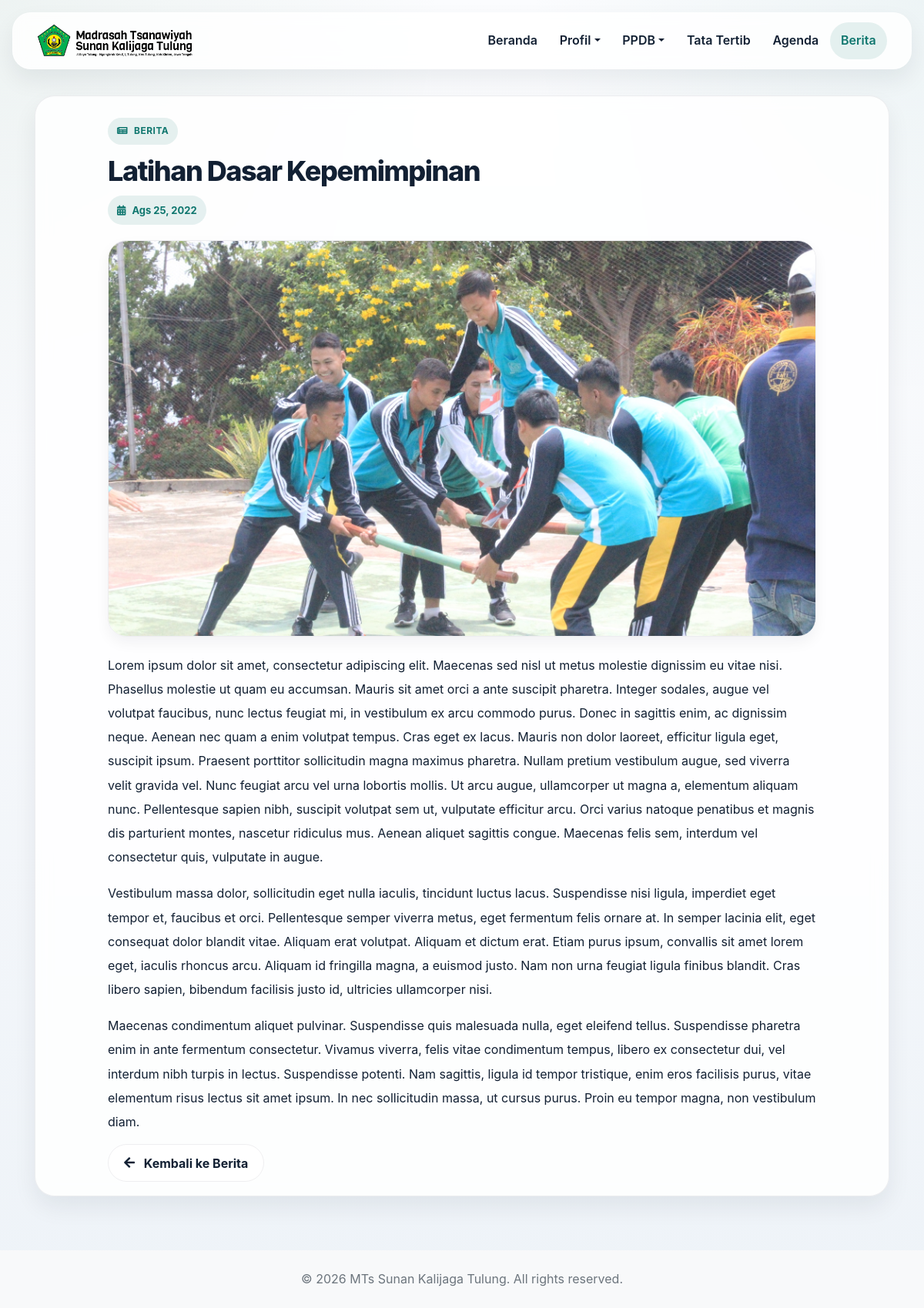
Screenshot of /blog/baca/latihan-dasar-kepemimpinan with the database file from the repository.
### tables this page shows
CREATE TABLE `posts` (
  `id` int(11) NOT NULL,
  `title` varchar(255) NOT NULL,
  `seo_title` varchar(255) NOT NULL,
  `content` text NOT NULL,
  `photo` varchar(100) NOT NULL,
  `is_active` char(1) NOT NULL,
  `date` date NOT NULL
);

### application/controllers/Blog.php (called while the page is built, shortened)
<?php
class Blog extends CI_Controller {
	public function __construct()
	{
		$this->load->model('berita_model', 'berita');
	}
	public function baca($seo_title)
	{
		$berita = $this->berita->getDataBySeo($seo_title);
		if($berita){
			$data['title']		= 'Berita';
			$data['page']		= 'berita/blog-detail';
			$data['berita']	= $berita;
			$this->load->view('front/layouts/main', $data);
		}else{
			redirect(base_url('home/index'));
		}
	}
}

### index.php (called while the page is built, shortened)
<?php
require_once BASEPATH.'core/CodeIgniter.php';

### application/models/Berita_model.php (called while the page is built, shortened)
<?php
class Berita_model extends CI_Model {
	public function getDataBySeo($seo_title)
	{
		return $this->db->get_where('posts', ['seo_title' => $seo_title])->row();
	}
}

### application/helpers/dateindo_helper.php (called while the page is built, shortened)
<?php
function mediumdate_indo($tgl){
   $ubah = gmdate($tgl, time()+60*60*8);
   $pecah = explode("-",$ubah);
   $tanggal = $pecah[2];
   $bulan = medium_bulan($pecah[1]);
   $tahun = $pecah[0];
   return $bulan . ' ' . $tanggal . ', ' . $tahun;
}
function medium_bulan($bln){
   switch ($bln)
   {
      case 8:
         return "Ags";
         break;
   }
}

### application/views/front/pages/berita/blog-detail.php (the view, shortened to what this page needs)
<section class="article-page">
  <div class="article-shell">
    <div class="article-head">
      <div class="section-eyebrow"><i class="fas fa-newspaper"></i> Berita</div>
      <h1 class="article-title"><?= $berita->title ?></h1>
      <div class="article-meta">
        <i class="fas fa-calendar-alt"></i>
        <span><?= mediumdate_indo($berita->date) ?></span>
      </div>
    </div>
    <div class="article-cover">
      <img src="<?= base_url('img/berita/' . $berita->photo) ?>" alt="<?= $berita->title ?>">
    </div>
    <div class="article-body">
      <?= $berita->content ?>
    </div>
    <div class="article-back">
      <a href="<?= base_url('blog') ?>" class="soft-btn soft-btn-outline">
        <i class="fas fa-arrow-left mr-2"></i> Kembali ke Berita
      </a>
    </div>
  </div>
</section>

### application/views/front/layouts/main.php (style rules this page uses)
:root { --bg: #f4f6fa; --surface: rgba(255,255,255,0.86); --surface-strong: #ffffff; --border: rgba(15, 23, 42, 0.07); --text: #122033; --muted: #667085; --accent: #0f766e; --accent-soft: rgba(15, 118, 110, 0.10); --success: #166534; --shadow: 0 14px 30px rgba(15, 23, 42, 0.07); --shadow-soft: 0 8px 18px rgba(15, 23, 42, 0.05); --radius-xl: 28px; --radius-lg: 22px; --radius-md: 18px; }
html { scroll-behavior: smooth; }
body { font-family: -apple-system, BlinkMacSystemFont, "Segoe UI", Roboto, "Helvetica Neue", Arial, sans-serif; background: radial-gradient(circle at top left, rgba(22, 101, 52, 0.06), transparent 28%), radial-gradient(circle at top right, rgba(15, 118, 110, 0.06), transparent 25%), linear-gradient(180deg, #fbfcfe 0%, #f6f8fb 42%, #eef3f8 100%); color: var(--text); line-height: 1.72; -webkit-font-smoothing: antialiased; text-rendering: optimizeLegibility; }
a { color: inherit; }
.section-eyebrow { display: inline-flex; align-items: center; gap: 8px; padding: 7px 12px; border-radius: 999px; background: var(--accent-soft); color: var(--accent); font-size: 12px; font-weight: 700; letter-spacing: 0.04em; text-transform: uppercase; }
.soft-btn { border: 0; border-radius: 999px; padding: 0.85rem 1.25rem; font-weight: 700; box-shadow: 0 8px 18px rgba(29, 78, 216, 0.14); transition: transform 0.2s ease, box-shadow 0.2s ease, background 0.2s ease; }
.soft-btn-outline { background: rgba(255,255,255,0.86); color: var(--text); border: 1px solid var(--border); box-shadow: none; }

### application/views/front/pages/berita/blog-detail.php (style rules this page uses)
.article-page { padding: 28px; }
.article-shell { max-width: 920px; margin: 0 auto; }
.article-head { margin-bottom: 18px; }
.article-title { font-size: clamp(1.8rem, 3vw, 3rem); line-height: 1.12; font-weight: 800; letter-spacing: -0.04em; margin: 14px 0 12px; }
.article-meta { display: inline-flex; align-items: center; gap: 8px; padding: 8px 12px; border-radius: 999px; background: var(--accent-soft); color: var(--accent); font-size: 13px; font-weight: 700; }
.article-cover { border-radius: 24px; overflow: hidden; border: 1px solid var(--border); box-shadow: var(--shadow-soft); margin: 20px 0; }
.article-cover img { width: 100%; display: block; }
.article-body { padding: 2px 0 0; color: var(--text); line-height: 1.95; font-size: 1rem; }
.article-back { margin-top: 24px; }

### rows the page displays
posts: title "Latihan Dasar Kepemimpinan", date "Ags 25, 2022", photo (picture), content "Lorem ipsum dolor sit amet, consectetur adipiscing elit. Maecenas sed nisl ut metus molestie dignissim eu vitae nisi. Phasellus molestie ut quam eu accumsan. Mauris sit amet orci a ante suscipit pharetra. Integer sodales, augue vel volutpat faucibus, nunc lectus feugiat mi, in vestibulum ex arcu commodo purus. Donec in sagittis enim, ac dignissim neque. Aenean nec quam a enim volutpat tempus. Cras eget ex lacus. Mauris non dolor laoreet, efficitur ligula eget, suscipit ipsum. Praesent porttitor sollicitudin magna maximus pharetra. Nullam pretium vestibulum augue, sed viverra velit gravida vel. Nunc feugiat arcu vel urna lobortis mollis. Ut arcu augue, ullamcorper ut magna a, elementum…"
